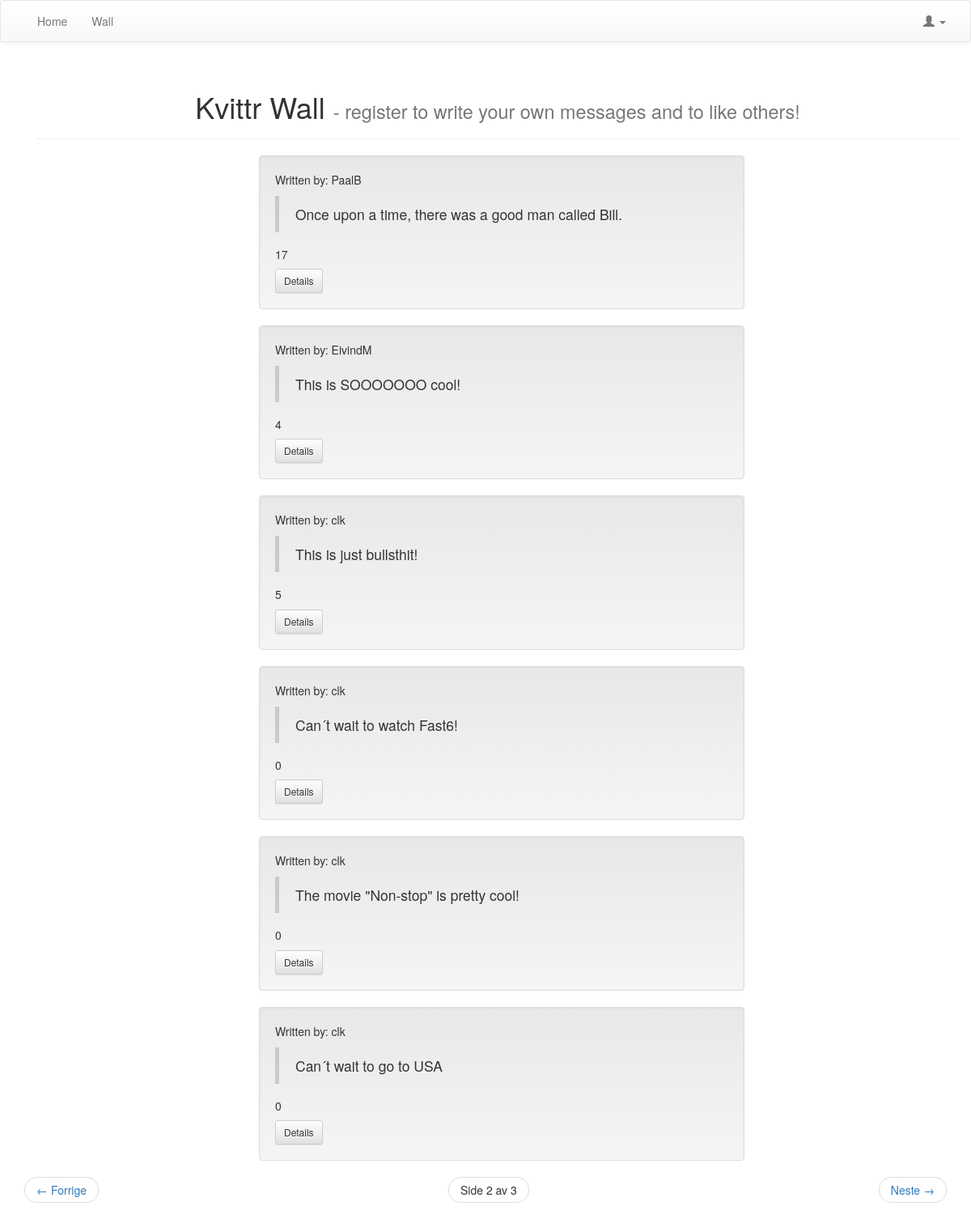
The page /kvittr_messages/?page=2 on the database its author committed.
### kvittr_messages/models.py (models this page shows, shortened)
class Message(models.Model):
	message = models.TextField()
	created_by = models.ForeignKey(User, related_name="created_message")
	created_datetime = models.DateTimeField()
	likes = models.PositiveIntegerField(default=0)
	class Meta:
		ordering = ['-id']

### kvittr_messages/views.py (the view)
def message_listing(request):
	new_post = request.POST.get('new_post')
	if new_post:
		post = Message()
		post.message = new_post
		post.created_datetime = timezone.now()
		post.created_by = request.user
		post.save()
	messages = Message.objects.all()
	page_number = request.GET.get('page')
	paginator = Paginator(messages, 6)
	try:
		messages = paginator.page(page_number)
	except PageNotAnInteger:
		messages = paginator.page(1)
	except EmptyPage:
		messages = paginator.page(paginator.num_pages)
	context = {'messages': messages}
	return render(request, 'kvittr_messages/message_listing.html', context)

### kvittr_messages/templates/kvittr_messages/message_listing.html (shortened to what this page needs)
{% extends 'theme/base.html' %}
{% block pagecontent %}
    {% if user.is_authenticated %}
    <div class="row" style="margin-bottom:10px; width: 590px; margin-left: auto; margin-right: auto;">
        <div class="col-sm-12">
            <h3 class="text-center">Tell us whats on your mind, {{ user.username }}</h3>
            <form class="form-horizontal" method="POST">
                {% csrf_token %}
                <div class="form-group">
                    <div class="col-sm-12">
                       <textarea class="form-control" rows="1" name="new_post" required></textarea>
                    </div>
                </div>
                <div class="form-group">
                    <div class="col-sm-12">
                        <button type="submit" class="btn btn-primary ">Save post</button>
                    </div>
                </div>
            </form>
        </div>
    </div>
    <hr>
    {% else %}
        <div class="container">
            <div class="page-header">
                <h1 class="text-center">Kvittr Wall <small>- register to write your own messages and to like others! </small></h1>
            </div>
        </div>
    {% endif %}
        <ul>
        {% for message in messages %}
            <li class="well" style="list-style:none; width: 600px; margin-left: auto; margin-right: auto;">
                <p>Written by: {{ message.created_by }} </p>
                <blockquote>{{ message.message }}</blockquote>
                <h5 id="id-likes-for-message-{{ message.id }}"> {{ message.likes }}</h5>
                <a href="{% url 'message_details' message.id %}" class="btn btn-sm btn-default">Details</a>
            </li>
        {% endfor %}
        </ul>
    <nav>
        <ul class="pager">
            {% if messages.has_previous %}
                <li class="previous">
                    <a href="?page={{ messages.previous_page_number }}">
                    <span aria-hidden="true"> &larr; </span> Forrige
                    </a>
                </li>
            {% endif %}
                <li>
                    <span class="current">
                        Side {{ messages.number }} av {{ messages.paginator.num_pages }}
                    </span>
                </li>
            {% if messages.has_next %}
                <li class="next">
                    <a href="?page={{ messages.next_page_number }}">
                        Neste <span aria-hidden="true"> &rarr; </span>
                    </a>
                </li>
            {% endif %}
        </ul>
    </nav>
{% endblock %}

### rows shown on the page
Message: created_by "PaalB", message "Once upon a time, there was a good man called Bill.", likes "17"
Message: created_by "EivindM", message "This is SOOOOOOO cool!", likes "4"
Message: created_by "clk", message "This is just bullsthit!", likes "5"
Message: created_by "clk", message "Can´t wait to watch Fast6!", likes "0"
Message: created_by "clk", message "The movie \"Non-stop\" is pretty cool!", likes "0"
Message: created_by "clk", message "Can´t wait to go to USA", likes "0"

### other values the page prints
{{ messages.number }} "2"
{{ messages.paginator.num_pages }} "3"
